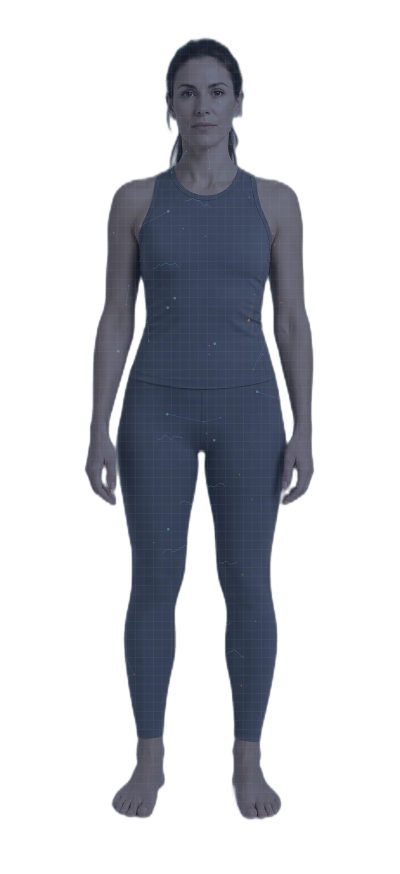
#> input picture scripts/hdm-locked/hdm-human-female.webp, 800 x 1747 px (shown at 1/2 size)
$ python -i generate-hdm-human.py   (imports and definitions only)
#> lines starting #> are read from the running program, lines starting #| are printed output that depends on the picture; after the words box and inside, x2 and y2 are one past the last pixel; in counts of white or black regions, pixels touching at a corner belong together
#> further down, picture is the input picture: PIL image 800x1747 RGBA; mean R, G, B, A 43.1, 50.3, 62.4, 73.2
#!/usr/bin/env python3
"""Composite photorealistic HDM human: photo cutout + math overlay treatment.

Female and male public WebPs are LOCKED (see scripts/hdm-locked/ and docs/ops/hdm-figures.md).
By default this script writes previews under .tmp-hdm-out/ and refuses to overwrite
frozen public/hdm-human*.webp paths unless --force is passed.

Usage:
  python3 scripts/generate-hdm-human.py            # both → .tmp-hdm-out/
  python3 scripts/generate-hdm-human.py female
  python3 scripts/generate-hdm-human.py male
  python3 scripts/generate-hdm-human.py male --force   # overwrite locked public assets
"""
from __future__ import annotations

import math
import random
import sys
from pathlib import Path

from PIL import Image, ImageChops, ImageDraw, ImageEnhance, ImageFilter

ROOT = Path(__file__).resolve().parents[1]
OUT_W, OUT_H = 800, 1747
PREVIEW_DIR = ROOT / ".tmp-hdm-out"
LOCKED_DIR = ROOT / "scripts/hdm-locked"

# Canonical frozen production paths — do not overwrite without --force.
FROZEN_PUBLIC = frozenset(
    {
        ROOT / "public/hdm-human-female.webp",
        ROOT / "public/hdm-human-female-light.webp",
        ROOT / "public/hdm-human-female-480.webp",
        ROOT / "public/hdm-human-female-light-480.webp",
        ROOT / "public/hdm-human-male.webp",
        ROOT / "public/hdm-human-male-light.webp",
        ROOT / "public/hdm-human-male-480.webp",
        ROOT / "public/hdm-human-male-light-480.webp",
        # Legacy female aliases
        ROOT / "public/hdm-human.webp",
        ROOT / "public/hdm-human-light.webp",
        ROOT / "public/hdm-human-480.webp",
        ROOT / "public/hdm-human-light-480.webp",
    }
)

FIGURES = {
    "female": {
        "cut": ROOT / "scripts/hdm-human-female-photo-cutout.png",
        # Backward-compat aliases kept in sync with female.
        "out_dark": [
            ROOT / "public/hdm-human-female.webp",
            ROOT / "public/hdm-human.webp",
        ],
        "out_light": [
            ROOT / "public/hdm-human-female-light.webp",
            ROOT / "public/hdm-human-light.webp",
        ],
        "out_dark_480": [
            ROOT / "public/hdm-human-female-480.webp",
            ROOT / "public/hdm-human-480.webp",
        ],
        "out_light_480": [
            ROOT / "public/hdm-human-female-light-480.webp",
            ROOT / "public/hdm-human-light-480.webp",
        ],
        "seed": 42,
    },
    "male": {
        "cut": ROOT / "scripts/hdm-human-male-photo-cutout.png",
        "out_dark": [ROOT / "public/hdm-human-male.webp"],
        "out_light": [ROOT / "public/hdm-human-male-light.webp"],
        "out_dark_480": [ROOT / "public/hdm-human-male-480.webp"],
        "out_light_480": [ROOT / "public/hdm-human-male-light-480.webp"],
        "seed": 77,
    },
}

# Prefer new female cutout name; fall back to legacy master path.
if not FIGURES["female"]["cut"].exists():
    FIGURES["female"]["cut"] = ROOT / "scripts/hdm-human-photo-cutout.png"


# [35 lines left out: functions _alpha_bbox, _optical_cx, not called in this run]


# Female-locked placement on the 800×1747 canvas (bodyCubes / hotspot reference).
_FEMALE_TOP_FRAC = 74 / 1747
_FEMALE_OPTICAL_CX_FRAC = 403.6 / 800  # measured solid mid-of-row on locked female WebP


# [55 lines left out: functions fit_cutout, clinical_grade, not called in this run]


def clean_feet_alpha(img: Image.Image) -> Image.Image:
    """Strip studio-floor spill under ankles; keep foot silhouettes intact."""
    w, h = img.size
#> w = 800; h = 1747
    alpha = img.split()[-1].point(lambda v: 255 if v >= 40 else 0)
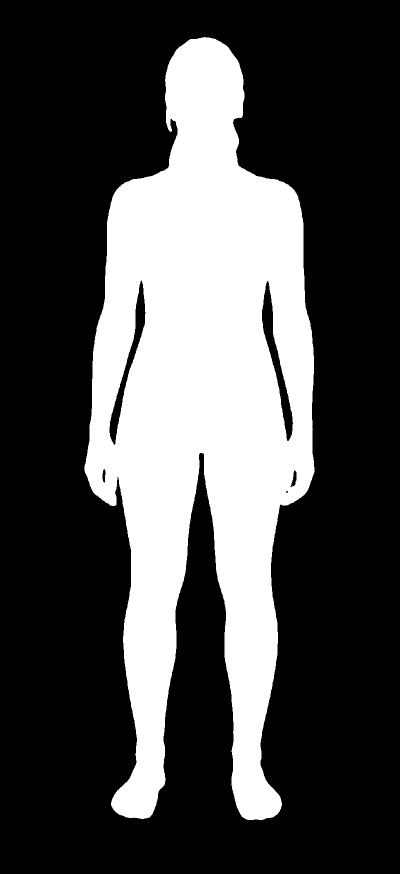
#> alpha: PIL image 800x1747 L (shown at 1/2 size); 29.7% white; 1 white region, box (x1, y1, x2, y2) and area: (169, 74, 629, 1640) 414891
    bbox = alpha.getbbox()
#> bbox = (169, 74, 629, 1640)
    if not bbox:
        return img
    _x0, _y0, _x1, y1 = bbox
#> y1 = 1640
    # Bottom ~7% of the figure bbox: kill dark/low-alpha floor fringe.
    y_zone = max(0, y1 - max(22, int((y1 - _y0) * 0.07)))
#> y_zone = 1531
    px = img.load()
    for y in range(y_zone, h):
        # Stronger kill on the very last rows (sole contact / floor plate).
        bottom_boost = (y - y_zone) / max(1, (h - 1 - y_zone))
        for x in range(w):
            rr, gg, bb, aa = px[x, y]
            if aa == 0:
                continue
            lum = 0.2126 * rr + 0.7152 * gg + 0.0722 * bb
            # Floor spill is dark / semi-transparent; real feet stay brighter.
            if aa < 110 and lum < (78 if bottom_boost > 0.55 else 68):
                px[x, y] = (0, 0, 0, 0)
            elif lum < (38 if bottom_boost > 0.55 else 30) and aa < 210:
                px[x, y] = (0, 0, 0, 0)
            elif aa < (70 if bottom_boost > 0.45 else 50):
                px[x, y] = (0, 0, 0, 0)
#> this loop made 216 passes
#> bottom_boost on passes 1 to 3: 0, 0.00465, 0.0093
    # Soften only the bottom band edge.
    r, g, b, a = img.split()
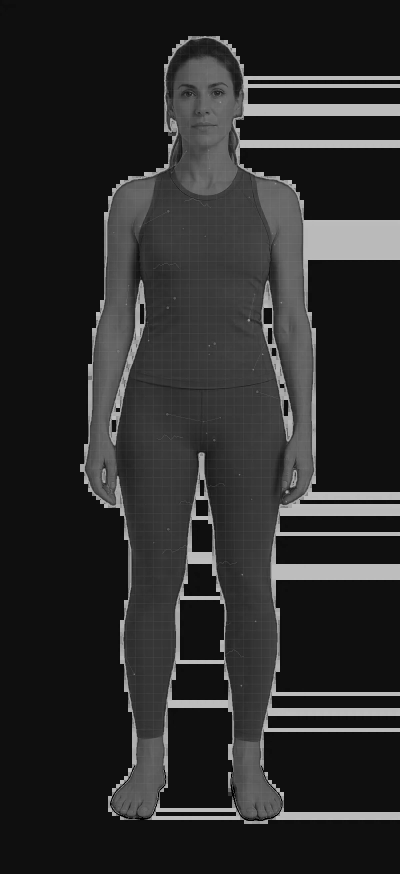
#> r: PIL image 800x1747 L (shown at 1/2 size); min 0, max 196, mean 42.9
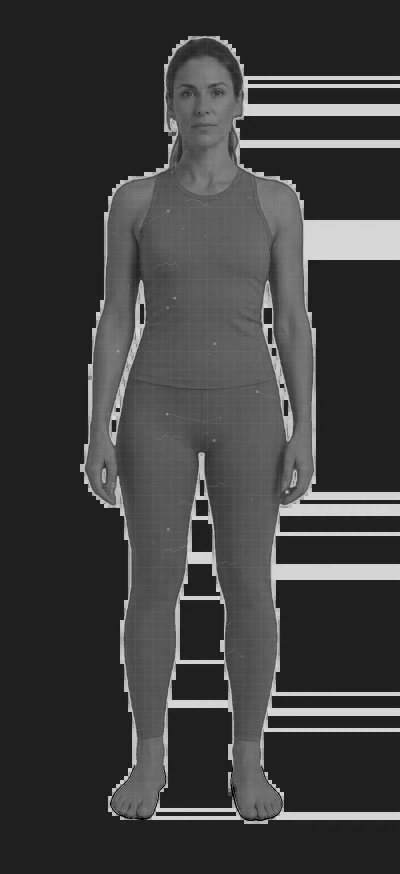
#> b: PIL image 800x1747 L (shown at 1/2 size); min 0, max 220, mean 62.3
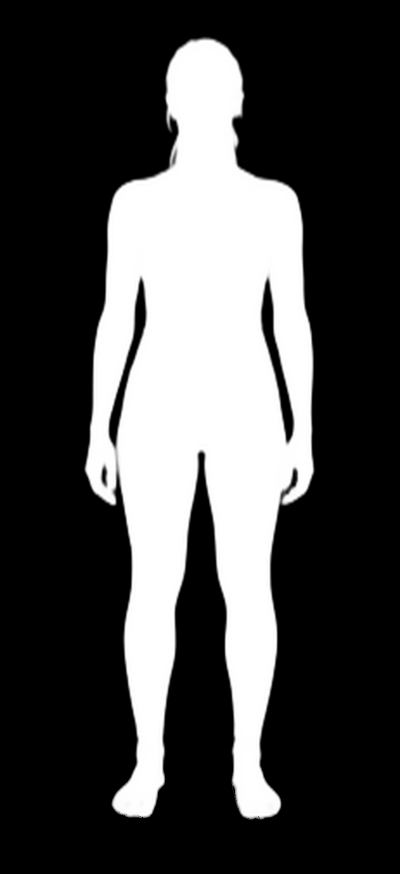
#> a: PIL image 800x1747 L (shown at 1/2 size); min 0, max 255, mean 73.1
    band = Image.new("L", (w, h), 0)
#> band: PIL image 800x1747 L; every value is 0
    bd = ImageDraw.Draw(band)
    bd.rectangle([0, y_zone, w, h], fill=255)
    a_blur = a.filter(ImageFilter.GaussianBlur(0.5))
    a = Image.composite(a_blur, a, band)
    return Image.merge("RGBA", (r, g, b, a))


# [306 lines left out: functions soften_crown_hair, make_overlay, thin_edge, compose, _is_frozen, save_webp and 3 more, not called in this run]


# [2 lines not run here, left out]

>>> from PIL import Image
>>> picture = Image.open('hdm-locked/hdm-human-female.webp')
>>> result = clean_feet_alpha(picture)
